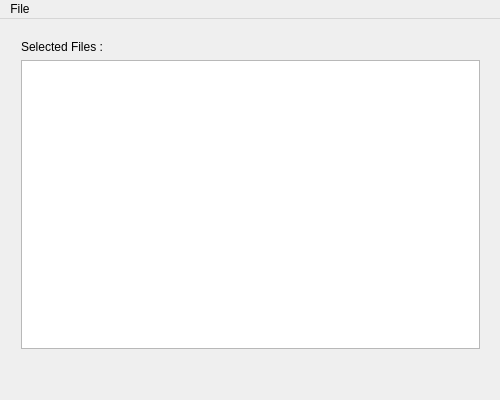
<?xml version="1.0" encoding="UTF-8"?>
<ui version="4.0">
 <class>MainWindow</class>
 <widget class="QMainWindow" name="MainWindow">
  <property name="geometry">
   <rect>
    <x>0</x>
    <y>0</y>
    <width>500</width>
    <height>400</height>
   </rect>
  </property>
  <property name="sizePolicy">
   <sizepolicy hsizetype="Fixed" vsizetype="Fixed">
    <horstretch>0</horstretch>
    <verstretch>0</verstretch>
   </sizepolicy>
  </property>
  <property name="windowTitle">
   <string>File Loader</string>
  </property>
  <widget class="QWidget" name="centralWidget">
   <widget class="QWidget" name="layoutWidget">
    <property name="geometry">
     <rect>
      <x>10</x>
      <y>10</y>
      <width>481</width>
      <height>351</height>
     </rect>
    </property>
    <layout class="QVBoxLayout" name="verticalLayout">
     <item>
      <widget class="QLabel" name="selectedFiles">
       <property name="text">
        <string>Selected Files :</string>
       </property>
      </widget>
     </item>
     <item>
      <widget class="QTextBrowser" name="textBrowser"/>
     </item>
     <item>
      <widget class="QLabel" name="totalFileSize">
       <property name="text">
        <string/>
       </property>
      </widget>
     </item>
    </layout>
   </widget>
  </widget>
  <widget class="QMenuBar" name="menuBar">
   <property name="geometry">
    <rect>
     <x>0</x>
     <y>0</y>
     <width>500</width>
     <height>21</height>
    </rect>
   </property>
   <widget class="QMenu" name="menuFile">
    <property name="title">
     <string>File</string>
    </property>
    <addaction name="menuBrowse"/>
    <addaction name="menuUpload"/>
    <addaction name="separator"/>
    <addaction name="menuQuit"/>
   </widget>
   <addaction name="menuFile"/>
  </widget>
  <action name="menuQuit">
   <property name="text">
    <string>Quit</string>
   </property>
  </action>
  <action name="menuBrowse">
   <property name="text">
    <string>Browse</string>
   </property>
  </action>
  <action name="menuUpload">
   <property name="text">
    <string>Upload</string>
   </property>
  </action>
 </widget>
 <layoutdefault spacing="6" margin="11"/>
 <resources/>
 <connections/>
</ui>
